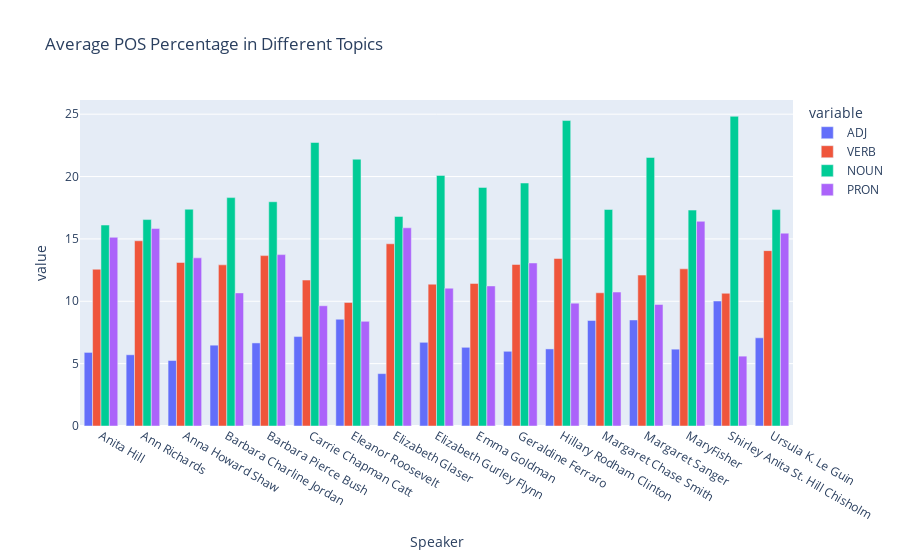

Here is the notebook cell this chart was saved with:
### Code cell
# Use plotly to plot POS use per speaker
fig = px.bar(average_pos_df, x="Speaker", y=["ADJ", 'VERB', "NOUN", "PRON"], title="Average POS Percentage in Different Topics", barmode='group')
fig.show()

### Figure 1 — Plotly figure (JSON) as saved in the notebook; plotly's stock layout.template omitted (floating-point values rounded to 4 significant figures)
{"data": [{"alignmentgroup": "True", "hovertemplate": "variable=ADJ<br>Speaker=%{x}<br>value=%{y}<extra></extra>", "legendgroup": "ADJ", "marker": {"color": "#636efa", "pattern": {"shape": ""}}, "name": "ADJ", "offsetgroup": "ADJ", "orientation": "v", "showlegend": true, "textposition": "auto", "type": "bar", "x": ["Anita Hill", "Ann Richards", "Anna Howard Shaw", "Barbara Charline Jordan", "Barbara Pierce Bush", "Carrie Chapman Catt", "Eleanor Roosevelt", "Elizabeth Glaser", "Elizabeth Gurley Flynn", "Emma Goldman", "Geraldine Ferraro", "Hillary Rodham Clinton", "Margaret Chase Smith", "Margaret Sanger", "MaryFisher", "Shirley Anita St. Hill Chisholm", "Ursula K. Le Guin"], "xaxis": "x", "y": [5.9, 5.71, 5.25, 6.48, 6.66, 7.17, 8.56, 4.2, 6.71, 6.31, 5.99, 6.18, 8.46, 8.5, 6.16, 10.02, 7.07], "yaxis": "y"}, {"alignmentgroup": "True", "hovertemplate": "variable=VERB<br>Speaker=%{x}<br>value=%{y}<extra></extra>", "legendgroup": "VERB", "marker": {"color": "#EF553B", "pattern": {"shape": ""}}, "name": "VERB", "offsetgroup": "VERB", "orientation": "v", "showlegend": true, "textposition": "auto", "type": "bar", "x": ["Anita Hill", "Ann Richards", "Anna Howard Shaw", "Barbara Charline Jordan", "Barbara Pierce Bush", "Carrie Chapman Catt", "Eleanor Roosevelt", "Elizabeth Glaser", "Elizabeth Gurley Flynn", "Emma Goldman", "Geraldine Ferraro", "Hillary Rodham Clinton", "Margaret Chase Smith", "Margaret Sanger", "MaryFisher", "Shirley Anita St. Hill Chisholm", "Ursula K. Le Guin"], "xaxis": "x", "y": [12.57, 14.85, 13.11, 12.92, 13.66, 11.7, 9.9, 14.61, 11.37, 11.43, 12.95, 13.43, 10.68, 12.1, 12.6, 10.64, 14.06], "yaxis": "y"}, {"alignmentgroup": "True", "hovertemplate": "variable=NOUN<br>Speaker=%{x}<br>value=%{y}<extra></extra>", "legendgroup": "NOUN", "marker": {"color": "#00cc96", "pattern": {"shape": ""}}, "name": "NOUN", "offsetgroup": "NOUN", "orientation": "v", "showlegend": true, "textposition": "auto", "type": "bar", "x": ["Anita Hill", "Ann Richards", "Anna Howard Shaw", "Barbara Charline Jordan", "Barbara Pierce Bush", "Carrie Chapman Catt", "Eleanor Roosevelt", "Elizabeth Glaser", "Elizabeth Gurley Flynn", "Emma Goldman", "Geraldine Ferraro", "Hillary Rodham Clinton", "Margaret Chase Smith", "Margaret Sanger", "MaryFisher", "Shirley Anita St. Hill Chisholm", "Ursula K. Le Guin"], "xaxis": "x", "y": [16.11, 16.55, 17.38, 18.31, 17.98, 22.73, 21.39, 16.8, 20.09, 19.13, 19.48, 24.49, 17.36, 21.53, 17.31, 24.83, 17.35], "yaxis": "y"}, {"alignmentgroup": "True", "hovertemplate": "variable=PRON<br>Speaker=%{x}<br>value=%{y}<extra></extra>", "legendgroup": "PRON", "marker": {"color": "#ab63fa", "pattern": {"shape": ""}}, "name": "PRON", "offsetgroup": "PRON", "orientation": "v", "showlegend": true, "textposition": "auto", "type": "bar", "x": ["Anita Hill", "Ann Richards", "Anna Howard Shaw", "Barbara Charline Jordan", "Barbara Pierce Bush", "Carrie Chapman Catt", "Eleanor Roosevelt", "Elizabeth Glaser", "Elizabeth Gurley Flynn", "Emma Goldman", "Geraldine Ferraro", "Hillary Rodham Clinton", "Margaret Chase Smith", "Margaret Sanger", "MaryFisher", "Shirley Anita St. Hill Chisholm", "Ursula K. Le Guin"], "xaxis": "x", "y": [15.13, 15.83, 13.48, 10.67, 13.74, 9.64, 8.39, 15.89, 11.05, 11.23, 13.07, 9.85, 10.74, 9.74, 16.41, 5.6, 15.46], "yaxis": "y"}], "layout": {"autosize": true, "barmode": "group", "legend": {"title": {"text": "variable"}, "tracegroupgap": 0}, "title": {"text": "Average POS Percentage in Different Topics"}, "xaxis": {"anchor": "y", "autorange": true, "domain": [0, 1], "range": [-0.5, 16.5], "title": {"text": "Speaker"}, "type": "category"}, "yaxis": {"anchor": "x", "autorange": true, "domain": [0, 1], "range": [0, 26.14], "title": {"text": "value"}, "type": "linear"}}}
